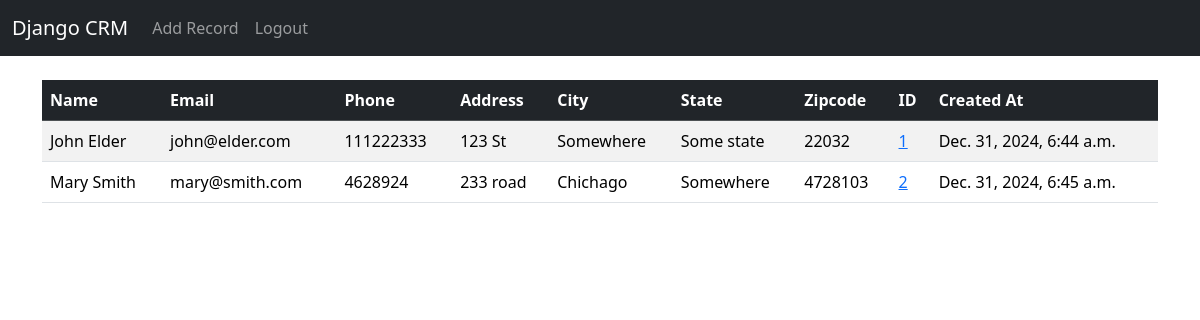
The app's page / (signed in), older data.
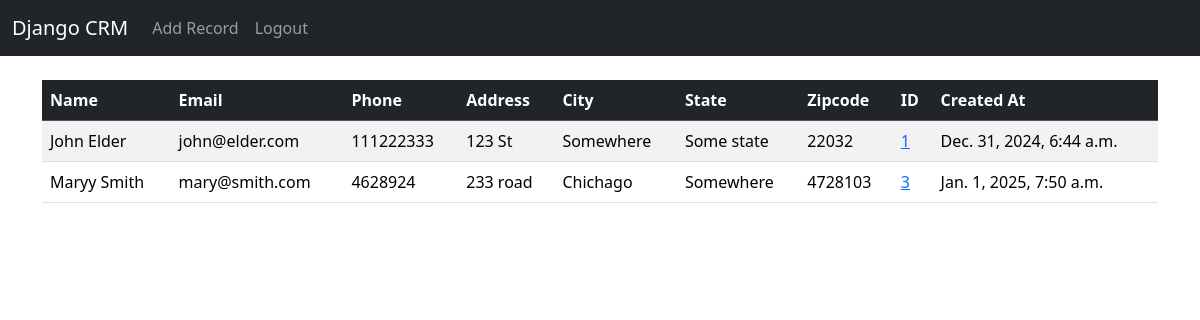
The same page, newer data.
### website/models.py (models this page shows, shortened)
class Record(models.Model):
    created_at = models.DateTimeField(auto_now_add = True)
    first_name = models.CharField(max_length=50)
    last_name = models.CharField(max_length=50)
    email = models.CharField(max_length=100)
    phone = models.CharField(max_length=15)
    address = models.CharField(max_length=100)
    city = models.CharField(max_length=50)
    state = models.CharField(max_length=50)
    zipcode = models.CharField(max_length=20)

### website/views.py (the view)
# urls.py: path('', views.home, name='home'),
def home(request):
    records = Record.objects.all()
    if request.method == 'POST':
        username = request.POST['username']
        password = request.POST['password']
        user = authenticate(request, username = username, password = password)
        if user is not None:
            login(request, user)
            messages.success(request, 'You have been logged in!')
            return redirect('home')
        else:
            messages.success(request, 'There was an error logging in. Please try again.')
            return redirect('home')
    else:
        return render(request, 'home.html', {'records': records})

### website/templates/home.html (shortened to what this page needs)
{% extends 'base.html' %}
{% block content %}
{% if user.is_authenticated %}
<table class="table table-striped table-hover">
  <thead class="table-dark">
    <tr>
      <th scope="col">Name</th>
      <th scope="col">Email</th>
      <th scope="col">Phone</th>
      <th scope="col">Address</th>
      <th scope="col">City</th>
      <th scope="col">State</th>
      <th scope="col">Zipcode</th>
      <th scope="col">ID</th>
      <th scope="col">Created At</th>
    </tr>
  </thead>
  <tbody>
      {% if records %}
        {% for record in records %}
          <tr>
            <td> {{ record.first_name }} {{ record.last_name }} </td>
            <td> {{ record.email }} </td>
            <td> {{ record.phone }} </td>
            <td> {{ record.address }} </td>
            <td> {{ record.city }} </td>
            <td> {{ record.state }} </td>
            <td> {{ record.zipcode }} </td>
            <td> <a href="{% url 'record' record.id %}"> {{ record.id }} </a> </td>
            <td> {{ record.created_at}} </td>
          </tr>
        {% endfor %}
      {% endif %}
  </tbody>
</table>
{% endif %}
{% endblock %}

### website/templates/base.html (shortened to what this page needs)
<!doctype html>
<html lang="en">
  <head>
    <link href="https://cdn.jsdelivr.net/npm/bootstrap@5.3.3/dist/css/bootstrap.min.css" rel="stylesheet">
  </head>
  <body>
    {% include 'navbar.html' %}
    <div class="container">
        <br>
        {% block content %}
        {% endblock %}
    </div>
  </body>
</html>

### website/templates/navbar.html (shortened to what this page needs)
<nav class="navbar navbar-expand-lg navbar-dark bg-dark">
    <div class="container-fluid">
      <a class="navbar-brand" href="{% url 'home' %}">Django CRM</a>
      <div class="collapse navbar-collapse" id="navbarSupportedContent">
        <ul class="navbar-nav me-auto mb-2 mb-lg-0">
          {% if user.is_authenticated %}
          <li class="nav-item">
            <a class="nav-link" href="{% url 'add_record' %}">Add Record</a>
          </li>
          <li class="nav-item">
            <a class="nav-link" href="{% url 'logout' %}">Logout</a>
          </li>
          {% endif %}
        </ul>
      </div>
    </div>
  </nav>

Row changes from the older to the newer data that the page shows:
removed Record: first_name "Mary", last_name "Smith", email "mary@smith.com", phone "4628924", address "233 road", city "Chichago", state "Somewhere", zipcode "4728103", id "2", created_at "Dec. 31, 2024, 6:45 a.m."
added Record: first_name "Maryy", last_name "Smith", email "mary@smith.com", phone "4628924", address "233 road", city "Chichago", state "Somewhere", zipcode "4728103", id "3", created_at "Jan. 1, 2025, 7:50 a.m."
